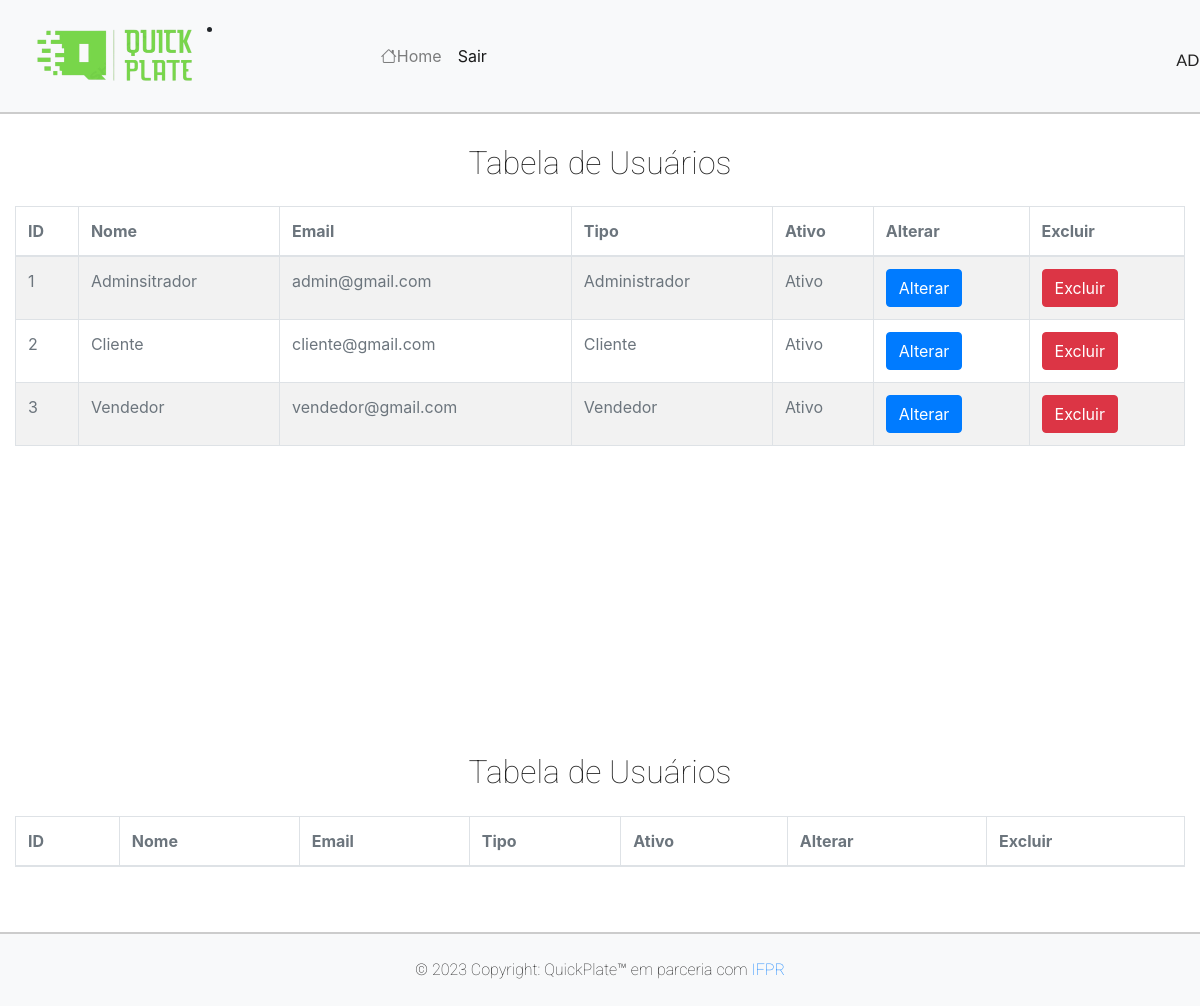
Screenshot of /app/view/home/index.php with the database file from the repository.
### tables this page shows
CREATE TABLE IF NOT EXISTS usuario (
  id_usuario INT NOT NULL AUTO_INCREMENT,
  email_usuario VARCHAR(50) NOT NULL,
  senha_usuario VARCHAR(25) NOT NULL,
  tipo_usuario VARCHAR(1) NOT NULL,  
  nome VARCHAR(50) NOT NULL,
  ativo VARCHAR(1) NOT NULL,  

  PRIMARY KEY (`id_usuario`)
);

### app/controller/usuarioController.php (called while the page is built, shortened)
<?php
require_once(__DIR__ . "/controller.php");
require_once(__DIR__ . "/../dao/usuarioDAO.php");
require_once(__DIR__ . "/../dao/vendedorDAO.php");
require_once(__DIR__ . "/../model/usuario.php");
class UsuarioController extends Controller{
    private UsuarioDAO $usuarioDAO;
    public function __construct() {
        $this->usuarioDAO = new UsuarioDAO();
        $this->handleAction();
    }
    protected function list(string $msgErro = "", string $msgSucesso = "") {
        $usuarios = $this->usuarioDAO->list();
        $dados["listaUsuarios"] = $usuarios;
        $this->loadView("home/index.php", $dados,  $msgErro, $msgSucesso);
    }
}
$usuCont = new UsuarioController();
?>

### app/model/usuario.php (called while the page is built, shortened)
<?php
#[AllowDynamicProperties] class Usuario implements JsonSerializable {
    private $idUsuario;
    private $emailUsuario;
    private $tipoUsuario;
    private $nome;
    private $ativo;
    public function getIdUsuario()
    {
        return $this->idUsuario;
    }
    public function setIdUsuario($idUsuario)
    {
        $this->idUsuario = $idUsuario;
        return $this;
    }
    public function getEmail()
    {
        return $this->emailUsuario;
    }
    public function setEmail($emailUsuario)
    {
        $this->emailUsuario = $emailUsuario;
        return $this;
    }
    public function setTipo($tipoUsuario)
    {
        $this->tipoUsuario = $tipoUsuario;
        return $this;
    }
    public function getNome()
    {
        return $this->nome;
    }
    public function setNome($nome)
    {
        $this->nome = $nome;
        return $this;
    }
    public function getAtivoDesc() {
        $ativoDesc = "";
        switch($this->ativo) {
            case 'A':
                $ativoDesc = "Ativo";
                break;
        };
        return $ativoDesc;
    }
    public function setAtivo($ativo)
    {
        $this->ativo = $ativo;
        return $this;
    }
    public function getTipoUsuarioDesc() {
        $tipoDesc = "";
        switch($this->tipoUsuario) {
            case 'A':
                $tipoDesc = "Administrador";
                break;
            case 'C':
                $tipoDesc = "Cliente";
                break;
            case 'V':
                $tipoDesc = "Vendedor";
                break;
        };
        return $tipoDesc;
    }
}
?>

### app/dao/usuarioDAO.php (called while the page is built, shortened)
<?php
include_once(__DIR__ . "/../model/usuario.php");
class UsuarioDAO {
    public function list() {
        $conn = Connection::getConn();
        $sql = "SELECT * FROM usuario u" .
        " ORDER BY u.id_usuario";
        $stm = $conn->prepare($sql);
        $stm->execute();
        $result = $stm->fetchAll();
        return $this->mapUsuarios($result);
    }
    private function mapUsuarios($result) {
        $usuarios = array();
        foreach ($result as $reg) {
            $usuario = new Usuario();
            $usuario->setIdUsuario($reg['id_usuario']);
            $usuario->setNome($reg['nome']);
            $usuario->setEmail($reg['email_usuario']);
            $usuario->setSenha($reg['senha_usuario']);
            $usuario->setTipo($reg['tipo_usuario']);
            $usuario->setAtivo($reg['ativo']);
            array_push($usuarios, $usuario);
        }
        return $usuarios;
    }
}
?>

### app/view/home/index.php (the view, shortened to what this page needs)
<?php
require_once(__DIR__ . "/../include/header.php");
require_once(__DIR__ . "/../../controller/usuarioController.php")
?>
<link href="../css/estiloMenu.css" rel="stylesheet">
<link href="../css/app.css" rel="stylesheet">
<div class="container-fluid pb-5" style="padding-top: 120px; margin-bottom: 75px;">
    <div class="row">
        <?php
        require_once(__DIR__ . "/../include/menu3.php");
        ?>
    </div>
    <div class="container-fluid">
        <div class="text-lg-start text-muted">
            <div class="page-title m-4">
                <h2><span>Tabela de Usuários</span></h2>
            </div>
            <div class="row">
                <table id="tabUsuarios" class='table table-striped table-bordered'>
                    <thead>
                        <tr>
                            <th>ID</th>
                            <th>Nome</th>
                            <th>Email</th>
                            <th>Tipo</th>
                            <th>Ativo</th>
                            <th>Alterar</th>
                            <th>Excluir</th>
                        </tr>
                    </thead>
                    <tbody>
                    <?php
                    foreach ($dados['listaUsuarios'] as $usu) :
                    ?>
                        <tr>
                            <td><?php echo $usu->getIdUsuario(); ?></td>
                            <td><?= $usu->getNome(); ?></td>
                            <td><?= $usu->getEmail(); ?></td>
                            <td><?= $usu->getTipoUsuarioDesc(); ?></td>
                            <td><?= $usu->getAtivoDesc(); ?></td>
                            <td><a class="btn btn-primary" href="<?= BASEURL ?>/controller/usuarioController.php?action=edit&id=<?= $usu->getIdUsuario() ?>">
                                    Alterar</a>
                            </td>
                            <td><a class="btn btn-danger" onclick="return confirm('Confirma a exclusão do usuário?');" href="<?= BASEURL ?>/controller/usuarioController.php?action=delete&id=<?= $usu->getIdUsuario() ?>">
                                    Excluir</a>
                            </td>
                        </tr>
                    <?php endforeach; ?>
                </tbody>
            </table>
            </div>
        </div>
    </div>
    <?php
    require_once(__DIR__ . "/../include/footer.php");
    ?>
</div>

### app/view/include/header.php (shortened to what this page needs)
<!DOCTYPE html>
<html lang="pt">
<head>
    <link rel="stylesheet" href="https://stackpath.bootstrapcdn.com/bootstrap/4.1.3/css/bootstrap.min.css">
    <link rel="stylesheet" href="https://cdn.jsdelivr.net/npm/bootstrap-icons@1.10.5/font/bootstrap-icons.css">
</head>
<body>

### app/controller/controller.php (shortened to what this page needs)
<?php
class Controller {
    private string $actionDefault = "";
    protected function handleAction() {
        $action = NULL;
        $this->callAction($action);
    }
    protected function callAction($methodName) {
        $methodNoAction = "noAction";
        if( ( (! $methodName) || empty(trim($methodName)) ) &&
                method_exists($this, $this->actionDefault) ) {
            $method = $this->actionDefault;
            $this->$method();
        } else if($methodName && method_exists($this, $methodName))
            $this->$methodName();
        elseif(method_exists($this, $methodNoAction))
            $this->$methodNoAction();
        else {
            throw new BadFunctionCallException("Ação não implementada");
        }
    }
    protected function loadView(string $path, array $dados, string $msgErro = "", string $msgSucesso = "") {
        $caminho = __DIR__ . "/../view/" . $path;
        if(file_exists($caminho)) {
            require $caminho;
        } else {
            echo "Erro ao carrega a view solicitada<br>";
            echo "Caminho: " . $caminho;
        }
    }
    public function setActionDefault($actionDefault) {
        $this->actionDefault = $actionDefault;
        return $this;
    }
}

### app/view/include/menu3.php (shortened to what this page needs)
<header data-bs-theme="light">
  <nav class="navbar navbar-expand-md navbar-light fixed-top bg-light">
    <div class="container-fluid">
      <a class="navbar-brand" href="#"><img src="../view/img/logo.png" class="navbar-brand m-1" alt="Logo QuickPlate"></a>
      <div class="navbar-collapse collapse" id="navbarCollapse">
        <li class="nav-item">
          <a class="nav-link" href="#" style="margin-left: 575%; margin-bottom: 15px;"><span>ADMINISTRADOR</span></a>
        </li>
        <ul class="navbar-nav ms-auto mb-2 mb-lg-0">
          <li class="nav-item">
            <a class="nav-link" aria-current="page" href="homeController.php?action=home"><i class="bi bi-house"></i></i>Home</a>
          </li>
          <li class="nav-item active">
            <a class="nav-link" href="loginController.php?action=logout">Sair</a>
          </li>
        </ul>
      </div>
    </div>
  </nav>
</header>

### app/view/include/footer.php (shortened to what this page needs)
<br>
<footer class="text-center fixed-bottom text-lg-start bg-light">
    <div class="text-center p-4">
        © 2023 Copyright: QuickPlate™ em parceria com <a class="text-reset fw-bold" href="https://ifpr.edu.br/foz-do-iguacu/" target="blank"> IFPR</a>
    </div>
</footer>
</body>
</html>

### app/css/estiloMenu.css (style rules this page uses)
.navbar-brand { display: block; max-width: 160px; }
.navbar { border-bottom: solid 2px #ccc; }

### app/css/app.css (style rules this page uses)
h1, h2, h3, h4, h5 { font-family: 'Roboto', sans-serif; color: #434343; font-weight: 500; }
p, span { font-family: 'Lato', sans-serif; color: #222; }
.page-title { letter-spacing: 0; font-size: 80px; color: #434343; text-align: center; font-family: 'Roboto', sans-serif; font-weight: 600; font-style: normal; }
.page-title span { font-family: 'Roboto', sans-serif; font-weight: 100; }
footer { border-top: solid 2px #ccc; color: #222; font-family: 'Roboto', sans-serif; font-weight: 100; }

### rows the page displays
usuario: id_usuario "1", nome "Adminsitrador", email_usuario "admin@gmail.com", tipo_usuario "Administrador", ativo "Ativo"
usuario: id_usuario "2", nome "Cliente", email_usuario "cliente@gmail.com", tipo_usuario "Cliente", ativo "Ativo"
usuario: id_usuario "3", nome "Vendedor", email_usuario "vendedor@gmail.com", tipo_usuario "Vendedor", ativo "Ativo"
